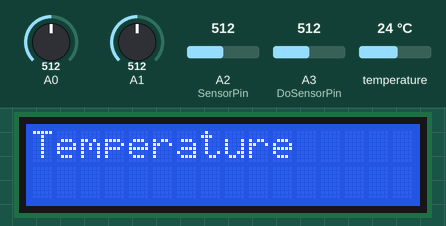
Simulated run of this sketch. Board: Arduino Leonardo, built with avr-gcc and run on an emulated ATmega32U4. On the bench: 16×2 character LCD. Inputs (shaded band) come from the test bench; at power-on: A0 = 512, A1 = 512, A2 (SensorPin) = 512, A3 (DoSensorPin) = 512, temperature 24 °C. EEPROM starts erased; what the sketch prints to the serial monitor is not drawn.

Above: at 3.2 s.
3.3 s: A0 set to 476
At 5.6 s:
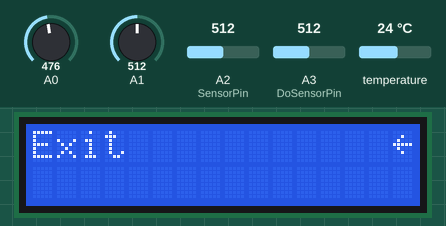
6.7 s: A0 set to 640
11.7 s: A0 set to 667
At 12.3 s:
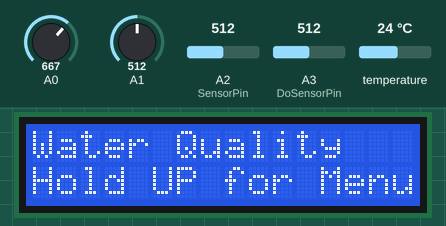
13.2 s: A0 set to 261
15.2 s: A0 set to 238
At 17.7 s:
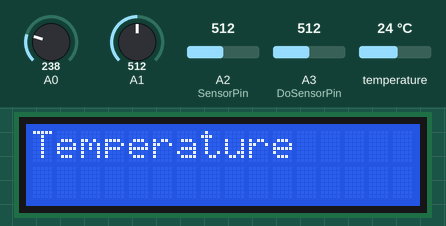
18.1 s: A0 set to 716
At 20.2 s:
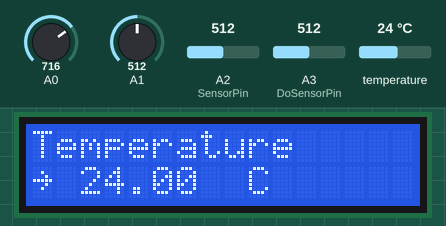
Timing chart, 0 to 21.3 s (numbered marks = the images above; inputs shaded):
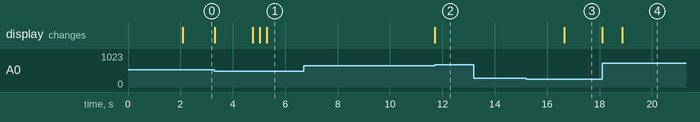

Measured:
- the behaviour switches between 485 and 484 on A0 (found by bisection; images 0 and 1)
- the behaviour switches between 649 and 650 on A0 (found by bisection; images 1 and 2)
- the behaviour switches between 250 and 249 on A0 (found by bisection; images 2 and 3)
- after the input at 3.3 s, the display: first changes at once (image 1 shows a later state)
- after the input at 6.7 s, every drawn part: stays the same
- after the input at 11.7 s, the display: changes at once (image 2)
- after the input at 13.2 s, every drawn part: stays the same
- after the input at 15.2 s, the display: changes after 1.5 s (image 3)
- after the input at 18.1 s, the display: first changes at once (image 4 shows a later state)

The sketch:

wq_firmware.ino
```cpp
/*******************************************************
Water Quality Sensor Firmware v1.0
Palok Biswas, August 2019
Faculty of Computer Science and Information Technology
University of Malaya

Description: This software is of a digital water quality sensor
which measures water turbidity, temperature, pH and dissolved oxygen.
********************************************************/

//LCD Shield Library
#include <LiquidCrystal.h>
//Temperature Sensor Libraries
#include <OneWire.h>
#include <DallasTemperature.h>
//Headers
#include "LcdKeypad.h"
#include "MenuData.h"
#include "temperature.h"
#include "turbidity.h"
#include "pH.h"
#include "dissolved_oxygen.h"

enum AppModeValues
{
  APP_NORMAL_MODE,
  APP_MENU_MODE,
  APP_PROCESS_MENU_CMD
};

byte appMode = APP_NORMAL_MODE;

MenuManager Menu1(sampleMenu_Root, menuCount(sampleMenu_Root));

char strbuf[LCD_COLS + 1]; // one line of lcd display
String emptyLine = "                ";
byte btn;

// initialize the library with the numbers of the interface pins
LiquidCrystal lcd(8, 9, 4, 5, 6, 7);


void refreshMenuDisplay (byte refreshMode);
byte getNavAction();


void setup()
{
  backLightOn();
  // set up the LCD's number of columns and rows:
  lcd.begin(LCD_COLS, LCD_ROWS);
  bootUpMessage();
  // fall in to menu mode by default.
  appMode = APP_MENU_MODE;
  refreshMenuDisplay(REFRESH_DESCEND);
  Serial.begin(9600);
  Serial1.begin(9600);
  //DOxygen
  pinMode(DoSensorPin,INPUT);
  readDoCharacteristicValues();      //read Characteristic Values calibrated from the EEPROM
}
static unsigned long dataUpInterval = 4000;
static unsigned long lastDataUp = millis();
char datapacket[100];
char str_temp[10];
char str_turb[10];
char str_ph[10];
char str_doxy[10];


void loop()
{
  if(millis()-lastDataUp >= dataUpInterval)
  {


    float temp = get_temp_in_celsius();
    float turb = get_turbidity_NTU();
    float ph = get_pH();
    float doxy = get_dissolved_oxygen();
    dtostrf(temp, 4, 2, str_temp);
    dtostrf(turb, 4, 2, str_turb);
    dtostrf(ph, 4, 2, str_ph);
    dtostrf(doxy, 4, 2, str_doxy);
    sprintf(datapacket, "%s>%s>%s>%s$",str_temp ,str_turb,str_ph,str_doxy);
    Serial1.println(datapacket);

    lastDataUp = millis();
  }

btn = getButton();

  switch (appMode)
  {
    case APP_NORMAL_MODE :
      if (btn == BUTTON_UP_LONG_PRESSED)
      {
        appMode = APP_MENU_MODE;
        lcd.setCursor(0, 1);
        lcd.print(emptyLine);
        refreshMenuDisplay(REFRESH_DESCEND);
      }
      break;
    case APP_MENU_MODE :
    {
      byte menuMode = Menu1.handleNavigation(getNavAction, refreshMenuDisplay);

      if (menuMode == MENU_EXIT)
      {
        lcd.clear();
        lcd.print("Water Quality");
        lcd.setCursor(0, 1);
        lcd.print("Hold UP for Menu");
        appMode = APP_NORMAL_MODE;
      }
      else if (menuMode == MENU_INVOKE_ITEM)
      {
        appMode = APP_PROCESS_MENU_CMD;

        // Indicate selected item.
        if (Menu1.getCurrentItemCmdId())
        {
          lcd.setCursor(0, 1);
          strbuf[0] = 0b01111110; // forward arrow representing input prompt.
          strbuf[1] = 0;
          lcd.print(strbuf);

        }
      }
      break;
    }
    case APP_PROCESS_MENU_CMD :
    {


      byte processingComplete = processMenuCommand(Menu1.getCurrentItemCmdId());

      if (processingComplete)
      {
        appMode = APP_MENU_MODE;
        // clear forward arrow
        lcd.setCursor(0, 1);
        strbuf[0] = ' '; // clear forward arrow
        strbuf[1] = 0;
        lcd.print(strbuf);
        lcd.print(emptyLine);
      }
      break;
    }
  }

}

//----------------------------------------------------------------------
// Addition or removal of menu items in MenuData.h will require this method
// to be modified accordingly.
byte processMenuCommand(byte cmdId)
{
  byte complete = false;  // set to true when menu command processing complete.

  if (btn == BUTTON_SELECT_PRESSED)
  {
    complete = true;
  }

  switch (cmdId)
  {
    // TODO Process menu commands here:
        case 1:
         // Serial.println("Temperature");
          lcd.setCursor(2, 1);
          lcd.print(get_temp_in_celsius());
          lcd.setCursor(8, 1);
          lcd.print(" C");
        break;
        case 2:
        //  Serial.println("pH");
          lcd.setCursor(2, 1);
          lcd.print("pH: ");
          lcd.print(get_pH());


        break;
        case 3:
          //Serial.println("Turbidity");
          lcd.setCursor(2, 1);
          lcd.print(get_turbidity_NTU());
          lcd.setCursor(9, 1);
          lcd.print(" NTU");
        break;
        case 4:
          //Serial.println("Diss. Oxygen");
          lcd.setCursor(2, 1);
          lcd.print(get_dissolved_oxygen());
          lcd.setCursor(9, 1);
          lcd.print(" mg/L");
        break;
      default:
    break;
  }

  return complete;
}


//----------------------------------------------------------------------
// Callback to convert button press to navigation action.
byte getNavAction()
{
  byte navAction = 0;
  byte currentItemHasChildren = Menu1.currentItemHasChildren();

  if (btn == BUTTON_UP_PRESSED || btn == BUTTON_UP_LONG_PRESSED) navAction = MENU_ITEM_PREV;
  else if (btn == BUTTON_DOWN_PRESSED || btn == BUTTON_DOWN_LONG_PRESSED) navAction = MENU_ITEM_NEXT;
  else if (btn == BUTTON_SELECT_PRESSED || (btn == BUTTON_RIGHT_PRESSED && currentItemHasChildren)) navAction = MENU_ITEM_SELECT;
  //else if (btn == BUTTON_LEFT_PRESSED) navAction = MENU_BACK;
  return navAction;
}


//----------------------------------------------------------------------
const char EmptyStr[] = "";

// Callback to refresh display during menu navigation, using parameter of type enum DisplayRefreshMode.
void refreshMenuDisplay (byte refreshMode)
{
  char nameBuf[LCD_COLS+1];


  lcd.setCursor(0, 0);
  if (Menu1.currentItemHasChildren())
  {
    rpad(strbuf, Menu1.getCurrentItemName(nameBuf));
    strbuf[LCD_COLS-1] = 0b01111110;            // Display forward arrow if this menu item has children.
    lcd.print(strbuf);
    lcd.setCursor(0, 1);
    lcd.print(rpad(strbuf, EmptyStr));          // Clear config value in display
  }
  else
  {
    byte cmdId;
    rpad(strbuf, Menu1.getCurrentItemName(nameBuf));

    if ((cmdId = Menu1.getCurrentItemCmdId()) == 0)
    {
      strbuf[LCD_COLS-1] = 0b01111111;          // Display back arrow if this menu item ascends to parent.
      lcd.print(strbuf);
      lcd.setCursor(0, 1);
      lcd.print(rpad(strbuf, EmptyStr));        // Clear config value in display.
    }
    else
    {
      lcd.print(strbuf);
      lcd.setCursor(0, 1);
      lcd.print(" ");
     // Serial.println(cmdId);
      switch(cmdId)
      {
        case 1:
        //  Serial.println("Temperature");

        break;
        case 2:
         // Serial.println("pH");
        break;
        case 3:
          //Serial.println("Turbidity");
        break;
        case 4:
         // Serial.println("Diss. Oxygen");
        break;

      }
      // TODO Display config value.
    }
  }
}

void bootUpMessage()
{
  lcd.setCursor(0, 0);
  lcd.print("Water Quality "); // print a simple message
  lcd.setCursor(0, 1);
  lcd.print("Sensor v1.0 ");
  delay(2000);
  lcd.clear();
}
```

MenuData.h
```cpp
#ifndef _sampleMenu_
#define _sampleMenu_
#include "MenuManager.h"
#include <avr/pgmspace.h>


enum sampleMenuCommandId
{
  mnuCmdBack = 0,
  mnuCmdItem1,
  mnuCmdItem2,
  mnuCmdItem3,
  mnuCmdItem4
};

PROGMEM const char sampleMenu_back[] = "Back";
PROGMEM const char sampleMenu_exit[] = "Exit";

PROGMEM const char sampleMenu_1[] = "Temperature";
PROGMEM const char sampleMenu_2[] = "pH";
PROGMEM const char sampleMenu_3[] = "Turbidity";
PROGMEM const char sampleMenu_4[] = "Diss. Oxygen";
PROGMEM const MenuItem sampleMenu_Root[] = {{mnuCmdItem1, sampleMenu_1}, {mnuCmdItem2, sampleMenu_2}, {mnuCmdItem3, sampleMenu_3}, {mnuCmdItem4, sampleMenu_4}, {mnuCmdBack, sampleMenu_exit}};

#endif
```

MenuManager.cpp
```cpp
#include "MenuManager.h"
#include <avr/pgmspace.h>

MenuManager::MenuManager(const MenuItem *root, unsigned char itemCount)
{
  menuRoot = root;
  rootMenuItemCount = itemCount;

  currentMenu = menuRoot;
  currentMenuItemCount = rootMenuItemCount;
  currentMenuItemIndexPos = 0;
  menuStackCount = 0;
}

// ---------------------------------------------------
void MenuManager::reset()
{
  currentMenu = menuRoot;
  currentMenuItemCount = rootMenuItemCount;
  currentMenuItemIndexPos = 0;
  menuStackCount = 0;
}

// ---------------------------------------------------
char *MenuManager::getParentItemName(char *buf)
{
  *buf = 0;

  MenuStackItem *msi = peekMenuItemOnStack();

  if (msi != 0)
  {
    strcpy_P(buf, (char *)pgm_read_word(&(msi->menu[msi->itemIndexPos].name)));
  }
  return buf;
}

// ---------------------------------------------------
char *MenuManager::getItemName(char *buf, unsigned char idx)
{
  return strcpy_P(buf, (char *)pgm_read_word(&(currentMenu[idx].name)));
}

// ---------------------------------------------------
unsigned char MenuManager::itemHasChildren(unsigned char idx)
{
  return pgm_read_byte(&(currentMenu[idx].childItemCount)) > 0;
}

// ---------------------------------------------------
char *MenuManager::getCurrentItemName(char *buf)
{
  return strcpy_P(buf, (char *)pgm_read_word(&(currentMenu[currentMenuItemIndexPos].name)));
}

// ---------------------------------------------------
const unsigned char MenuManager::getCurrentItemCmdId()
{
  return pgm_read_byte(&(currentMenu[currentMenuItemIndexPos].id));
}

// ---------------------------------------------------
const unsigned char MenuManager::getMenuItemCount()
{
  return currentMenuItemCount;
}

// ---------------------------------------------------
const MenuItem *MenuManager::getMenuItem()
{
  return currentMenu;
}
// ---------------------------------------------------
const unsigned char MenuManager::moveToItem(unsigned char itemNo)
{
  if (itemNo < (currentMenuItemCount))
  {
    currentMenuItemIndexPos = itemNo;
    return 1;
  }
  return 0;
}

// ---------------------------------------------------
const unsigned char MenuManager::getCurrentItemIndex()
{
  return currentMenuItemIndexPos;
}

// ---------------------------------------------------
unsigned char MenuManager::moveToNextItem()
{
  if (currentMenuItemIndexPos < (currentMenuItemCount -1))
  {
    currentMenuItemIndexPos++;
    return 1;
  }
  return 0;
}

// ---------------------------------------------------
unsigned char MenuManager::moveToPreviousItem()
{
  if (currentMenuItemIndexPos > 0)
  {
    currentMenuItemIndexPos--;
    return 1;
  }
  return 0;
}

// ---------------------------------------------------
const unsigned char MenuManager::currentItemHasChildren()
{
  return pgm_read_byte(&(currentMenu[currentMenuItemIndexPos].childItemCount)) > 0;
}

// ---------------------------------------------------
const unsigned char MenuManager::currentMenuHasParent()
{
  return stackHasItems();
}

// ---------------------------------------------------
void MenuManager::descendToChildMenu()
{
  if (currentItemHasChildren())
  {
    pushMenuOnStack(currentMenu, currentMenuItemIndexPos, currentMenuItemCount);

    currentMenuItemCount = pgm_read_byte(&(currentMenu[currentMenuItemIndexPos].childItemCount));
    currentMenu = (const MenuItem *) pgm_read_word(&(currentMenu[currentMenuItemIndexPos].childMenu));
    currentMenuItemIndexPos = 0;
  }
}

// ---------------------------------------------------
void MenuManager::ascendToParentMenu()
{
  if (currentMenuHasParent())
  {
    MenuStackItem *msi = popMenuItemFromStack();

    currentMenu = msi->menu;
    currentMenuItemCount = msi->itemCount;
    currentMenuItemIndexPos = msi->itemIndexPos;
  }
}


// ---------------------------------------------------
unsigned char MenuManager::handleNavigation(unsigned char (*getNavAction)(), void (*refreshDisplay)(unsigned char))
{
  unsigned char menuMode = MENU_REMAIN;
  unsigned char action = getNavAction();

  if (action == MENU_ITEM_SELECT || action == MENU_BACK)      // enter menu item, or sub menu, or ascend to parent, or cancel.
  {
    if (getCurrentItemCmdId() == 0 || action == MENU_BACK)
    {
      if (!currentMenuHasParent())
      {
        menuMode = MENU_EXIT;
        reset();
      }
      else
      {
        ascendToParentMenu();
        refreshDisplay(REFRESH_ASCEND);
      }
    }
    else if (currentItemHasChildren())
    {
      descendToChildMenu();
      refreshDisplay(REFRESH_DESCEND);
    }
    else
    {
      menuMode = MENU_INVOKE_ITEM;
    }
  }
  else if (action == MENU_ITEM_PREV) // move prev
  {
    if (moveToPreviousItem())
    {
      refreshDisplay(REFRESH_MOVE_PREV);
    }
  }
  else if (action == MENU_ITEM_NEXT) // move next
  {
    if (moveToNextItem())
    {
      refreshDisplay(REFRESH_MOVE_NEXT);
    }
  }

  return menuMode;
}


// ---------------------------------------------------
const unsigned char MenuManager::stackHasItems()
{
  return menuStackCount > 0;
}

// ---------------------------------------------------
void MenuManager::pushMenuOnStack(const MenuItem *menu, unsigned char indexPos, unsigned char itemCount)
{
  if (menuStackCount < (sizeof (menuStack) / sizeof(MenuStackItem)))
  {
    menuStack[menuStackCount].itemIndexPos = indexPos;
    menuStack[menuStackCount].itemCount = itemCount;
    menuStack[menuStackCount].menu = menu;
    menuStackCount++;
  }
}

// ---------------------------------------------------
MenuStackItem *MenuManager::popMenuItemFromStack()
{
  MenuStackItem *menuStackItem = 0;

  if (stackHasItems())
  {
    menuStackCount--;
    menuStackItem = &(menuStack[menuStackCount]);
  }

  return menuStackItem;
}


// ---------------------------------------------------
MenuStackItem *MenuManager::peekMenuItemOnStack()
{
  MenuStackItem *menuStackItem = 0;

  if (stackHasItems())
  {
    menuStackItem = &(menuStack[menuStackCount-1]);
  }
  return menuStackItem;
}
```

MenuManager.h
```cpp
#ifndef MenuManager_h_
#define MenuManager_h_

#define MENU_MANAGER_1_0

typedef struct MenuItem {
  unsigned char  id;
  const char *name;
  const MenuItem *childMenu;
  unsigned char  childItemCount;
} MenuItem;

#define menuCount(m)  (sizeof(m) / sizeof(MenuItem))

typedef struct MenuStackItem {
  unsigned char itemIndexPos;
  unsigned char itemCount;
  const MenuItem *menu;
} MenuStackItem;

enum MenuMode         // Values returned by MenuManager::handleNavigation().
{
  MENU_REMAIN = 0,    // user is navigating menu.
  MENU_EXIT,          // user exits menu navigation.
  MENU_INVOKE_ITEM    // user has selected menu item.
};

enum MenuNavAction    // Used by call back function to map user input to these values.
{
  MENU_ITEM_PREV = 1,
  MENU_ITEM_NEXT,
  MENU_ITEM_SELECT,
  MENU_BACK
};

enum DisplayRefreshMode   // Used by call back function to instruct display refresh according to menu navigation.
{
  REFRESH_MOVE_PREV,  // user has navigated to previous menu item.
  REFRESH_MOVE_NEXT,  // user has navigated to next menu item.
  REFRESH_ASCEND,     // user has navigated to parent menu.
  REFRESH_DESCEND     // user has navigated to child menu.
};

class MenuManager
{
  public:
    MenuManager (const MenuItem *root, unsigned char itemCount);

    // Resets the menu so it points to the first item of the root menu.
    void reset();

    // Gets the menu item name of the parent. Caller needs to first check if currentMenuHasParent().
    char *getParentItemName(char *buf);

    // Gets the menu item name, given item index position
    char *getItemName(char *buf, unsigned char idx);

    // Returns true if specified menu item has child menu items.
    unsigned char itemHasChildren(unsigned char idx);

    // gets the current menu item name.
    char *getCurrentItemName(char *buf);

    // Gets the current menu item command id.
    const unsigned char getCurrentItemCmdId();

    // Returns the number of items in the current menu.
    const unsigned char getMenuItemCount();
    // Gets the current Menu;
    const MenuItem *getMenuItem();

    // Moves to specified menu item. Returns true if successful.
    const unsigned char moveToItem(unsigned char itemIndex);
    // Gets the current menu item index.
    const unsigned char getCurrentItemIndex();

    // Moves to next menu item. Returns true if there was an item to move to.
    unsigned char moveToNextItem();
    // Moves to previous menu item. Returns true if there was an item to move to.
    unsigned char moveToPreviousItem();

    // Returns true if current menu item has child menu items.
    const unsigned char currentItemHasChildren();
    // Returns true if current menu has a parent menu.
    const unsigned char currentMenuHasParent();

    // Decends to current item's child menu.
    void descendToChildMenu();
    // Ascends to current item's parent menu.
    void ascendToParentMenu();


    // Handles menu navigation. Returns MenuMode enum value.
    unsigned char handleNavigation(
      unsigned char (*getNavAction)(),        // call back function that returns MenuNavAction enum value.
      void (*refreshDisplay)(unsigned char)   // call back function that updates the menu display
                                              // using paramter of DisplayRefreshMode enum value.
      );

  private:
    const MenuItem *menuRoot;
    unsigned char rootMenuItemCount;

    const MenuItem *currentMenu;
    unsigned char currentMenuItemCount;
    unsigned char currentMenuItemIndexPos;

    MenuStackItem menuStack[5];
    unsigned char menuStackCount;

    const unsigned char stackHasItems();
    void pushMenuOnStack(const MenuItem *menu, unsigned char indexPos, unsigned char itemCount);
    MenuStackItem *popMenuItemFromStack();
    MenuStackItem *peekMenuItemOnStack();

};

#endif
```

temperature.h
```cpp
#define ONE_WIRE_BUS 2

OneWire oneWire(ONE_WIRE_BUS);

DallasTemperature sensors(&oneWire);


float get_temp_in_celsius()
{
  sensors.requestTemperatures();
  float Celsius = sensors.getTempCByIndex(0);
  return Celsius;
}

float get_temp_in_fahrenheit()
{
  float Celsius = get_temp_in_celsius();
  float Fahrenheit = sensors.toFahrenheit(Celsius);
  return Fahrenheit;
}
```

Source omitted: dissolved_oxygen.h (8992 bytes), pH.h (2269 bytes), turbidity.h (2303 bytes), LcdKeypad.cpp (6504 bytes), LcdKeypad.h (2829 bytes)
